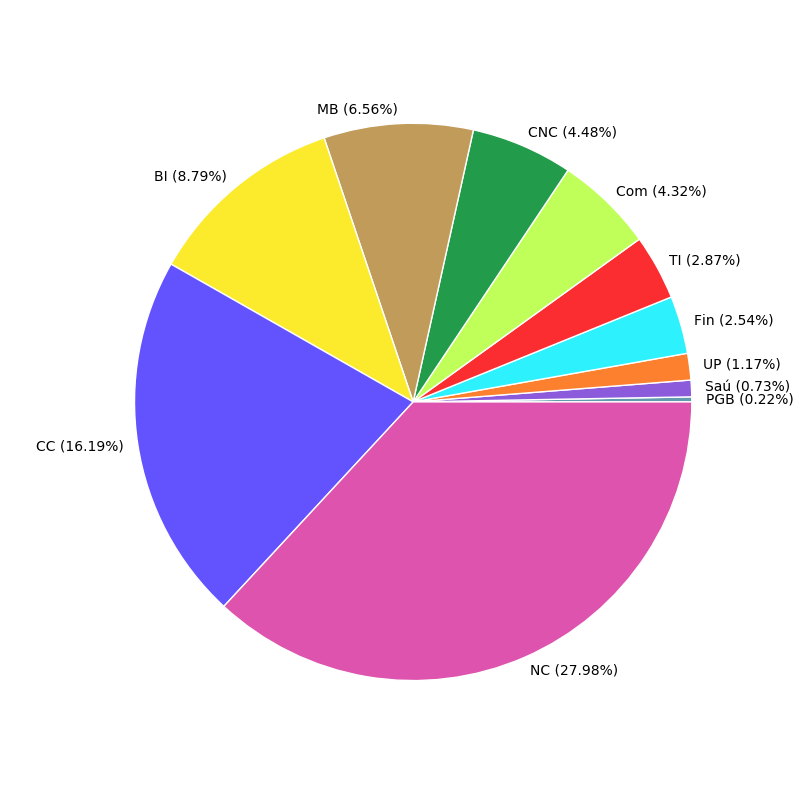

Write Python code to recreate this figure.
# -*- coding: utf-8 -*-

import matplotlib.pyplot as plt
import json

def colour(rgba):
  return (rgba[0] / 255.0, rgba[1] / 255.0, rgba[2] / 255.0, rgba[3])

def reorder(array, indices):
  return [array[x] for x in indices]

with open('./classifications/2020/1.json', 'r') as f:
  data = f.read()
  parsed_data = json.loads(data)
  counts = [len(parsed_data[str(x)]) for x in range(-1, 9+1)]

print(counts)

# explode = (0.1, 0, 0, 0, 0, 0, 0, 0, 0, 0, 0) # explode 1st slice
explode = (0, 0, 0, 0, 0, 0, 0, 0, 0, 0, 0)
labels = ['NC', 'BI', 'Com', 'CC', 'CNC', 'Fin', 'MB', 'PGB', u'Saú', 'TI', 'UP']
colours = [
  colour([218, 64,  165, 0.9]),
  colour([252, 233, 22,  0.9]),
  colour([185, 255, 71,  0.9]),
  colour([81,  64,  255, 0.9]),
  colour([10,  144, 54,  0.9]),
  colour([22,  240, 252, 0.9]),
  colour([185, 144, 71,  0.9]),
  colour([81,  144, 165, 0.9]),
  colour([126, 73,  217, 0.9]),
  colour([252, 22,  26,  0.9]),
  colour([252, 114, 22,  0.9]),
]

original_indices = sorted(range(len(counts)), key = counts.__getitem__)
counts = reorder(counts, original_indices)
labels = reorder(labels, original_indices)
new_labels = []
for i in range(len(labels)):
  new_labels.append(labels[i] + ' (' + str(counts[i] / 100.0) + '%)')
colours = reorder(colours, original_indices)

fig = plt.figure(figsize = [8, 8])
ax = fig.add_subplot(111)

pie_wedge_collection = ax.pie(counts, colors = colours, labels = new_labels, labeldistance = 1.05);

for pie_wedge in pie_wedge_collection[0]:
  pie_wedge.set_edgecolor('white')

# plt.pie(counts, explode = explode, labels = labels, colors = colours, autopct = '%1.1f%%', startangle = 140)
# plt.pie(counts, colors = colours, startangle = 140, edgecolor = 'black')
plt.axis('equal')
plt.savefig('pie_chart.png')
